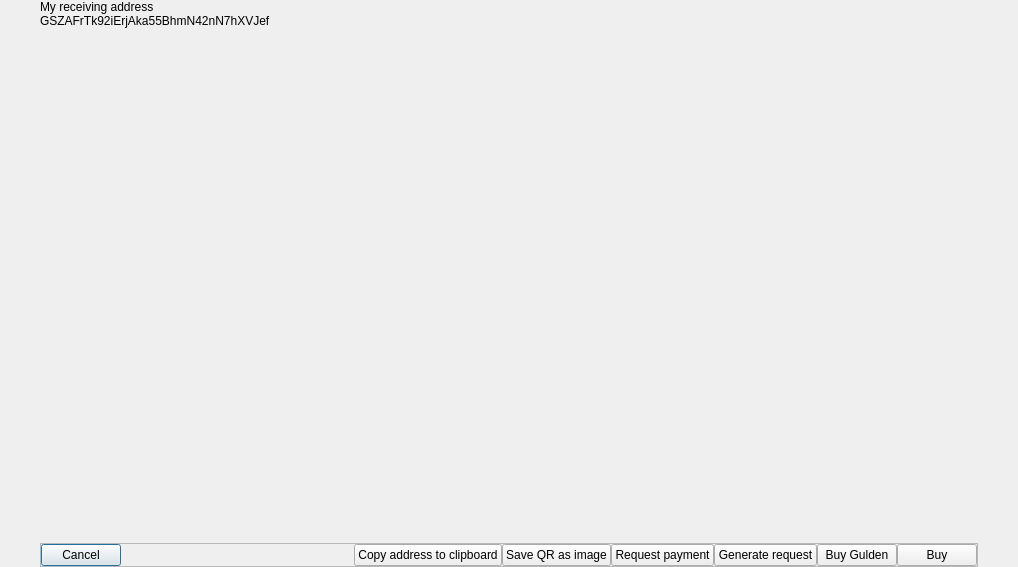
<?xml version="1.0" encoding="UTF-8"?>
<ui version="4.0">
 <class>ReceiveCoinsDialog</class>
 <widget class="QDialog" name="ReceiveCoinsDialog">
  <property name="geometry">
   <rect>
    <x>0</x>
    <y>0</y>
    <width>1018</width>
    <height>567</height>
   </rect>
  </property>
  <property name="sizePolicy">
   <sizepolicy hsizetype="Expanding" vsizetype="Expanding">
    <horstretch>0</horstretch>
    <verstretch>0</verstretch>
   </sizepolicy>
  </property>
  <property name="toolTip">
   <string notr="true"/>
  </property>
  <layout class="QVBoxLayout" name="verticalLayout_2">
   <property name="spacing">
    <number>0</number>
   </property>
   <property name="margin">
    <number>0</number>
   </property>
   <item>
    <layout class="QHBoxLayout" name="horizontalLayout">
     <property name="spacing">
      <number>0</number>
     </property>
     <item>
      <spacer name="leftMargin">
       <property name="orientation">
        <enum>Qt::Horizontal</enum>
       </property>
       <property name="sizeType">
        <enum>QSizePolicy::Fixed</enum>
       </property>
       <property name="sizeHint" stdset="0">
        <size>
         <width>40</width>
         <height>20</height>
        </size>
       </property>
      </spacer>
     </item>
     <item>
      <layout class="QVBoxLayout" name="outerLayout">
       <property name="spacing">
        <number>0</number>
       </property>
       <item>
        <widget class="QStackedWidget" name="stackedWidget">
         <property name="currentIndex">
          <number>0</number>
         </property>
         <widget class="QWidget" name="receiveCoinsPage">
          <layout class="QVBoxLayout" name="verticalLayout">
           <property name="spacing">
            <number>0</number>
           </property>
           <property name="margin">
            <number>0</number>
           </property>
           <item>
            <widget class="QLabel" name="accountAddressLabel">
             <property name="text">
              <string>My receiving address</string>
             </property>
            </widget>
           </item>
           <item>
            <widget class="QLabel" name="accountAddress">
             <property name="text">
              <string>GSZAFrTk92iErjAka55BhmN42nN7hXVJef</string>
             </property>
            </widget>
           </item>
           <item>
            <widget class="ClickableQRImage" name="addressQRImage">
             <property name="sizePolicy">
              <sizepolicy hsizetype="Fixed" vsizetype="Fixed">
               <horstretch>0</horstretch>
               <verstretch>0</verstretch>
              </sizepolicy>
             </property>
             <property name="minimumSize">
              <size>
               <width>260</width>
               <height>260</height>
              </size>
             </property>
             <property name="maximumSize">
              <size>
               <width>260</width>
               <height>260</height>
              </size>
             </property>
             <property name="toolTip">
              <string>QR code</string>
             </property>
             <property name="text">
              <string/>
             </property>
             <property name="indent">
              <number>0</number>
             </property>
            </widget>
           </item>
           <item>
            <spacer name="verticalSpacer">
             <property name="orientation">
              <enum>Qt::Vertical</enum>
             </property>
             <property name="sizeHint" stdset="0">
              <size>
               <width>20</width>
               <height>283</height>
              </size>
             </property>
            </spacer>
           </item>
          </layout>
         </widget>
         <widget class="QWidget" name="buyGuldenPage">
          <layout class="QVBoxLayout" name="verticalLayout_3">
           <property name="spacing">
            <number>0</number>
           </property>
           <property name="margin">
            <number>0</number>
           </property>
           <item>
            <widget class="QLabel" name="labelChooseAmount">
             <property name="text">
              <string>Choose amount</string>
             </property>
             <property name="indent">
              <number>0</number>
             </property>
            </widget>
           </item>
           <item>
            <layout class="QHBoxLayout" name="horizontalLayout_3">
             <property name="spacing">
              <number>0</number>
             </property>
             <item>
              <widget class="QFrame" name="amount10Eur">
               <property name="frameShape">
                <enum>QFrame::StyledPanel</enum>
               </property>
               <property name="frameShadow">
                <enum>QFrame::Raised</enum>
               </property>
               <layout class="QHBoxLayout" name="horizontalLayout_5">
                <property name="spacing">
                 <number>0</number>
                </property>
                <property name="margin">
                 <number>0</number>
                </property>
                <item>
                 <layout class="QVBoxLayout" name="verticalLayout_11">
                  <property name="spacing">
                   <number>0</number>
                  </property>
                  <item>
                   <widget class="QLabel" name="label_5">
                    <property name="text">
                     <string>1000</string>
                    </property>
                    <property name="indent">
                     <number>0</number>
                    </property>
                   </widget>
                  </item>
                  <item>
                   <widget class="QLabel" name="label_4">
                    <property name="text">
                     <string>€ 10.00</string>
                    </property>
                    <property name="indent">
                     <number>0</number>
                    </property>
                   </widget>
                  </item>
                 </layout>
                </item>
                <item>
                 <widget class="QLabel" name="label10EurCheck">
                  <property name="text">
                   <string></string>
                  </property>
                  <property name="indent">
                   <number>0</number>
                  </property>
                 </widget>
                </item>
               </layout>
              </widget>
             </item>
             <item>
              <widget class="QFrame" name="amount25Eur">
               <property name="frameShape">
                <enum>QFrame::StyledPanel</enum>
               </property>
               <property name="frameShadow">
                <enum>QFrame::Raised</enum>
               </property>
               <layout class="QHBoxLayout" name="horizontalLayout_6">
                <property name="spacing">
                 <number>0</number>
                </property>
                <property name="margin">
                 <number>0</number>
                </property>
                <item>
                 <layout class="QVBoxLayout" name="verticalLayout_12">
                  <property name="spacing">
                   <number>0</number>
                  </property>
                  <item>
                   <widget class="QLabel" name="label_3">
                    <property name="text">
                     <string>2500</string>
                    </property>
                    <property name="indent">
                     <number>0</number>
                    </property>
                   </widget>
                  </item>
                  <item>
                   <widget class="QLabel" name="label_2">
                    <property name="text">
                     <string>€ 25.00</string>
                    </property>
                    <property name="indent">
                     <number>0</number>
                    </property>
                   </widget>
                  </item>
                 </layout>
                </item>
                <item>
                 <widget class="QLabel" name="label25EurCheck">
                  <property name="text">
                   <string></string>
                  </property>
                  <property name="indent">
                   <number>0</number>
                  </property>
                 </widget>
                </item>
               </layout>
              </widget>
             </item>
             <item>
              <widget class="QFrame" name="amount50Eur">
               <property name="frameShape">
                <enum>QFrame::StyledPanel</enum>
               </property>
               <property name="frameShadow">
                <enum>QFrame::Raised</enum>
               </property>
               <layout class="QHBoxLayout" name="horizontalLayout_7">
                <property name="spacing">
                 <number>0</number>
                </property>
                <property name="margin">
                 <number>0</number>
                </property>
                <item>
                 <layout class="QVBoxLayout" name="verticalLayout_9">
                  <property name="spacing">
                   <number>0</number>
                  </property>
                  <item>
                   <widget class="QLabel" name="label_6">
                    <property name="text">
                     <string>5000</string>
                    </property>
                    <property name="indent">
                     <number>0</number>
                    </property>
                   </widget>
                  </item>
                  <item>
                   <widget class="QLabel" name="label_7">
                    <property name="text">
                     <string>€ 50.00</string>
                    </property>
                    <property name="indent">
                     <number>0</number>
                    </property>
                   </widget>
                  </item>
                 </layout>
                </item>
                <item>
                 <widget class="QLabel" name="label50EurCheck">
                  <property name="text">
                   <string></string>
                  </property>
                  <property name="indent">
                   <number>0</number>
                  </property>
                 </widget>
                </item>
               </layout>
              </widget>
             </item>
             <item>
              <widget class="QFrame" name="amountMore">
               <property name="frameShape">
                <enum>QFrame::StyledPanel</enum>
               </property>
               <property name="frameShadow">
                <enum>QFrame::Raised</enum>
               </property>
               <layout class="QHBoxLayout" name="horizontalLayout_8">
                <property name="spacing">
                 <number>0</number>
                </property>
                <property name="margin">
                 <number>0</number>
                </property>
                <item>
                 <layout class="QVBoxLayout" name="verticalLayout_10">
                  <property name="spacing">
                   <number>0</number>
                  </property>
                  <item>
                   <widget class="QLabel" name="label_8">
                    <property name="text">
                     <string>More</string>
                    </property>
                    <property name="indent">
                     <number>0</number>
                    </property>
                   </widget>
                  </item>
                  <item>
                   <widget class="QLabel" name="label">
                    <property name="text">
                     <string/>
                    </property>
                    <property name="indent">
                     <number>0</number>
                    </property>
                   </widget>
                  </item>
                 </layout>
                </item>
                <item>
                 <widget class="QLabel" name="labelMoreEurCheck">
                  <property name="text">
                   <string></string>
                  </property>
                  <property name="indent">
                   <number>0</number>
                  </property>
                 </widget>
                </item>
               </layout>
              </widget>
             </item>
             <item>
              <spacer name="horizontalSpacer">
               <property name="orientation">
                <enum>Qt::Horizontal</enum>
               </property>
               <property name="sizeHint" stdset="0">
                <size>
                 <width>40</width>
                 <height>20</height>
                </size>
               </property>
              </spacer>
             </item>
            </layout>
           </item>
           <item>
            <widget class="QLabel" name="labelYourDetails">
             <property name="text">
              <string>Your details</string>
             </property>
             <property name="indent">
              <number>0</number>
             </property>
            </widget>
           </item>
           <item>
            <widget class="QLineEdit" name="buyEmailAddress">
             <property name="placeholderText">
              <string>Enter email address</string>
             </property>
            </widget>
           </item>
           <item>
            <widget class="QComboBox" name="buyBank">
             <property name="editable">
              <bool>true</bool>
             </property>
            </widget>
           </item>
           <item>
            <widget class="QLabel" name="labelIsMaxExceeded">
             <property name="text">
              <string>Did you buy for more than 40 Gulden in the past week?</string>
             </property>
             <property name="indent">
              <number>0</number>
             </property>
            </widget>
           </item>
           <item>
            <layout class="QHBoxLayout" name="horizontalLayout_4">
             <property name="spacing">
              <number>0</number>
             </property>
             <item>
              <widget class="QCheckBox" name="checkBox_2">
               <property name="text">
                <string>Yes</string>
               </property>
              </widget>
             </item>
             <item>
              <widget class="QCheckBox" name="checkBox">
               <property name="text">
                <string>No</string>
               </property>
              </widget>
             </item>
             <item>
              <spacer name="horizontalSpacer_2">
               <property name="orientation">
                <enum>Qt::Horizontal</enum>
               </property>
               <property name="sizeHint" stdset="0">
                <size>
                 <width>40</width>
                 <height>20</height>
                </size>
               </property>
              </spacer>
             </item>
            </layout>
           </item>
           <item>
            <spacer name="verticalSpacer_2">
             <property name="orientation">
              <enum>Qt::Vertical</enum>
             </property>
             <property name="sizeHint" stdset="0">
              <size>
               <width>20</width>
               <height>383</height>
              </size>
             </property>
            </spacer>
           </item>
          </layout>
         </widget>
         <widget class="QWidget" name="requestCoinsPage">
          <layout class="QVBoxLayout" name="verticalLayout_4">
           <property name="spacing">
            <number>0</number>
           </property>
           <property name="margin">
            <number>0</number>
           </property>
           <item>
            <widget class="BitcoinAmountField" name="requestAmount"/>
           </item>
           <item>
            <widget class="QLineEdit" name="requestLabel">
             <property name="placeholderText">
              <string>Enter label</string>
             </property>
            </widget>
           </item>
           <item>
            <spacer name="verticalSpacer_3">
             <property name="orientation">
              <enum>Qt::Vertical</enum>
             </property>
             <property name="sizeHint" stdset="0">
              <size>
               <width>20</width>
               <height>487</height>
              </size>
             </property>
            </spacer>
           </item>
          </layout>
         </widget>
         <widget class="QWidget" name="showRequestPage">
          <layout class="QVBoxLayout" name="verticalLayout_5">
           <property name="spacing">
            <number>0</number>
           </property>
           <property name="margin">
            <number>0</number>
           </property>
           <item>
            <widget class="QLabel" name="label_11">
             <property name="text">
              <string>Request 10 000 Gulden</string>
             </property>
            </widget>
           </item>
           <item>
            <widget class="QLabel" name="label_12">
             <property name="text">
              <string>Payment request URI</string>
             </property>
            </widget>
           </item>
           <item>
            <widget class="QLabel" name="label_13">
             <property name="text">
              <string>Gulden:Gg3gP7QrE2R1hYhpWfaotQtMgRkByqxMZg</string>
             </property>
            </widget>
           </item>
           <item>
            <widget class="ClickableQRImage" name="requestQRImage">
             <property name="sizePolicy">
              <sizepolicy hsizetype="Fixed" vsizetype="Fixed">
               <horstretch>0</horstretch>
               <verstretch>0</verstretch>
              </sizepolicy>
             </property>
             <property name="minimumSize">
              <size>
               <width>220</width>
               <height>220</height>
              </size>
             </property>
             <property name="toolTip">
              <string>QR code</string>
             </property>
             <property name="text">
              <string/>
             </property>
            </widget>
           </item>
           <item>
            <spacer name="verticalSpacer_4">
             <property name="orientation">
              <enum>Qt::Vertical</enum>
             </property>
             <property name="sizeHint" stdset="0">
              <size>
               <width>20</width>
               <height>269</height>
              </size>
             </property>
            </spacer>
           </item>
          </layout>
         </widget>
        </widget>
       </item>
       <item>
        <widget class="QFrame" name="accountActionButtonFrame">
         <property name="frameShape">
          <enum>QFrame::StyledPanel</enum>
         </property>
         <property name="frameShadow">
          <enum>QFrame::Raised</enum>
         </property>
         <layout class="QHBoxLayout" name="horizontalLayout_2">
          <property name="spacing">
           <number>0</number>
          </property>
          <property name="margin">
           <number>0</number>
          </property>
          <item>
           <widget class="QPushButton" name="cancelButton">
            <property name="text">
             <string>Cancel</string>
            </property>
           </widget>
          </item>
          <item>
           <spacer name="accountButtonSpacer">
            <property name="orientation">
             <enum>Qt::Horizontal</enum>
            </property>
            <property name="sizeHint" stdset="0">
             <size>
              <width>72</width>
              <height>20</height>
             </size>
            </property>
           </spacer>
          </item>
          <item>
           <widget class="QPushButton" name="accountCopyToClipboardButton">
            <property name="text">
             <string>Copy address to clipboard</string>
            </property>
           </widget>
          </item>
          <item>
           <widget class="QPushButton" name="accountSaveQRButton">
            <property name="text">
             <string>Save QR as image</string>
            </property>
           </widget>
          </item>
          <item>
           <widget class="QPushButton" name="accountRequestPaymentButton">
            <property name="text">
             <string>Request payment</string>
            </property>
           </widget>
          </item>
          <item>
           <widget class="QPushButton" name="generateRequestButton">
            <property name="text">
             <string>Generate request</string>
            </property>
           </widget>
          </item>
          <item>
           <widget class="QPushButton" name="accountBuyGuldenButton">
            <property name="text">
             <string>Buy Gulden</string>
            </property>
           </widget>
          </item>
          <item>
           <widget class="QPushButton" name="accountBuyButton">
            <property name="text">
             <string>Buy</string>
            </property>
           </widget>
          </item>
         </layout>
        </widget>
       </item>
      </layout>
     </item>
     <item>
      <spacer name="rightMargin">
       <property name="orientation">
        <enum>Qt::Horizontal</enum>
       </property>
       <property name="sizeType">
        <enum>QSizePolicy::Fixed</enum>
       </property>
       <property name="sizeHint" stdset="0">
        <size>
         <width>40</width>
         <height>20</height>
        </size>
       </property>
      </spacer>
     </item>
    </layout>
   </item>
  </layout>
 </widget>
 <customwidgets>
  <customwidget>
   <class>ClickableQRImage</class>
   <extends>QLabel</extends>
   <header>../clickableqrimage.h</header>
  </customwidget>
  <customwidget>
   <class>BitcoinAmountField</class>
   <extends>QLineEdit</extends>
   <header>amountfield.h</header>
   <container>1</container>
  </customwidget>
 </customwidgets>
 <resources>
  <include location="../../gulden.qrc"/>
 </resources>
 <connections/>
</ui>
